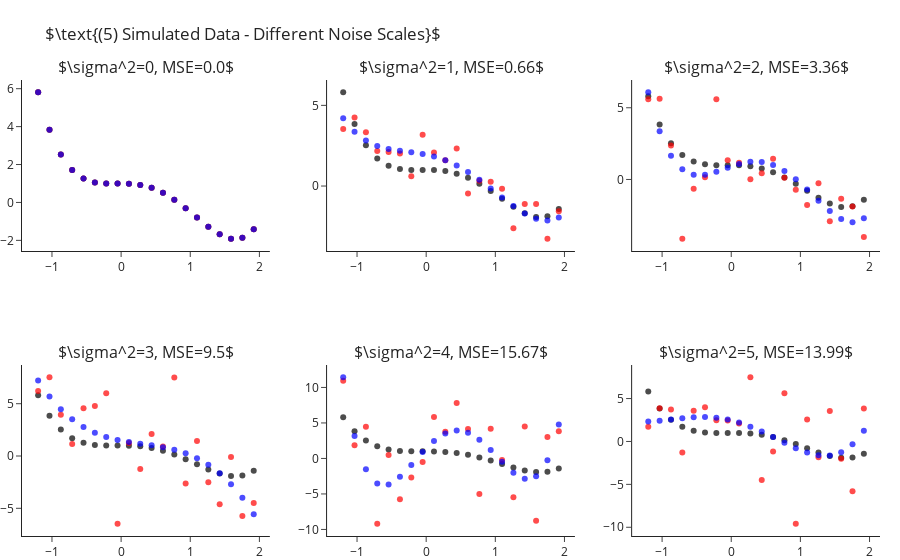

The code cell stored with this chart in its notebook:
### Markdown cell above
How is it that we are able to fit "better" models for $k$s larger than the true one? As we increase $k$ we enable the model
more "degrees of freedom" to try and adapt itself to the observed data. The higher $k$ the more the learner will "go after
the noise" and miss the real signal of the data. In other words, what we have just observed is what is known as **overfitting**.

Later in the course we will learn methods for detection and avoidance of overfitting.


## Fitting Polynomial Over Different Sample Noise Levels

Next, let us set $k=4$ (the true values) and study the outputted models when training over different noise levels. Though
we will only be changing the scale of the noise (i.e. the variance, $\sigma^2$), changing other properties such as its
distribution is interesting too. As we would expect, as we increase the scale of the noise our error increases. We can
observe this also in a visual manner, where the fitted polynomial (in blue) less and less resembles the actual model (in black).

### Code cell
scales = range(6)
fig = make_subplots(2, 3, subplot_titles=list(map(str, scales)))
for i, s in enumerate(scales):
    r,c = i//3+1, i%3+1
    
    y = y_ + np.random.normal(scale=s, size=len(y_))
    y_hat = make_pipeline(PolynomialFeatures(4), LinearRegression(fit_intercept=False)).fit(X, y).predict(X)

    fig.add_traces([go.Scatter(x=x, y=y_, mode="markers", name="Real Points",  marker=dict(color="black", opacity=.7), showlegend=False),
                    go.Scatter(x=x, y=y, mode="markers", name="Observed Points",  marker=dict(color="red", opacity=.7), showlegend=False),
                    go.Scatter(x=x, y=y_hat, mode="markers", name="Predicted Points",  marker=dict(color="blue", opacity=.7), showlegend=False)], rows=r, cols=c)
    fig["layout"]["annotations"][i]["text"] = rf"$\sigma^2={{0}}, MSE={{1}}$".format(s, round(np.mean((y-y_hat)**2), 2))

fig.update_layout(title=r"$\text{(5) Simulated Data - Different Noise Scales}$", margin=dict(t=80)).show()

### Figure 1 — Plotly figure (JSON) as saved in the notebook; plotly's stock layout.template omitted (floating-point values rounded to 4 significant figures)
{"data": [{"marker": {"color": "black", "opacity": 0.7}, "mode": "markers", "name": "Real Points", "showlegend": false, "x": [-1.2, -1.036, -0.8718, -0.7077, -0.5436, -0.3795, -0.2154, -0.05128, 0.1128, 0.2769, 0.441, 0.6051, 0.7692, 0.9333, 1.097, 1.262, 1.426, 1.59, 1.754, 1.918], "y": [5.81, 3.838, 2.523, 1.709, 1.261, 1.058, 0.9989, 0.999, 0.9909, 0.9251, 0.769, 0.5078, 0.1439, -0.3028, -0.7951, -1.278, -1.68, -1.912, -1.866, -1.418], "type": "scatter", "xaxis": "x", "yaxis": "y"}, {"marker": {"color": "red", "opacity": 0.7}, "mode": "markers", "name": "Observed Points", "showlegend": false, "x": [-1.2, -1.036, -0.8718, -0.7077, -0.5436, -0.3795, -0.2154, -0.05128, 0.1128, 0.2769, 0.441, 0.6051, 0.7692, 0.9333, 1.097, 1.262, 1.426, 1.59, 1.754, 1.918], "y": [5.81, 3.838, 2.523, 1.709, 1.261, 1.058, 0.9989, 0.999, 0.9909, 0.9251, 0.769, 0.5078, 0.1439, -0.3028, -0.7951, -1.278, -1.68, -1.912, -1.866, -1.418], "type": "scatter", "xaxis": "x", "yaxis": "y"}, {"marker": {"color": "blue", "opacity": 0.7}, "mode": "markers", "name": "Predicted Points", "showlegend": false, "x": [-1.2, -1.036, -0.8718, -0.7077, -0.5436, -0.3795, -0.2154, -0.05128, 0.1128, 0.2769, 0.441, 0.6051, 0.7692, 0.9333, 1.097, 1.262, 1.426, 1.59, 1.754, 1.918], "y": [5.81, 3.838, 2.523, 1.709, 1.261, 1.058, 0.9989, 0.999, 0.9909, 0.9251, 0.769, 0.5078, 0.1439, -0.3028, -0.7951, -1.278, -1.68, -1.912, -1.866, -1.418], "type": "scatter", "xaxis": "x", "yaxis": "y"}, {"marker": {"color": "black", "opacity": 0.7}, "mode": "markers", "name": "Real Points", "showlegend": false, "x": [-1.2, -1.036, -0.8718, -0.7077, -0.5436, -0.3795, -0.2154, -0.05128, 0.1128, 0.2769, 0.441, 0.6051, 0.7692, 0.9333, 1.097, 1.262, 1.426, 1.59, 1.754, 1.918], "y": [5.81, 3.838, 2.523, 1.709, 1.261, 1.058, 0.9989, 0.999, 0.9909, 0.9251, 0.769, 0.5078, 0.1439, -0.3028, -0.7951, -1.278, -1.68, -1.912, -1.866, -1.418], "type": "scatter", "xaxis": "x2", "yaxis": "y2"}, {"marker": {"color": "red", "opacity": 0.7}, "mode": "markers", "name": "Observed Points", "showlegend": false, "x": [-1.2, -1.036, -0.8718, -0.7077, -0.5436, -0.3795, -0.2154, -0.05128, 0.1128, 0.2769, 0.441, 0.6051, 0.7692, 0.9333, 1.097, 1.262, 1.426, 1.59, 1.754, 1.918], "y": [3.533, 4.244, 3.341, 2.168, 2.109, 2.017, 0.6117, 3.173, 2.082, 1.598, 2.328, -0.4634, 0.3255, 0.2714, -0.1618, -2.612, -1.12, -1.119, -3.263, -1.555], "type": "scatter", "xaxis": "x2", "yaxis": "y2"}, {"marker": {"color": "blue", "opacity": 0.7}, "mode": "markers", "name": "Predicted Points", "showlegend": false, "x": [-1.2, -1.036, -0.8718, -0.7077, -0.5436, -0.3795, -0.2154, -0.05128, 0.1128, 0.2769, 0.441, 0.6051, 0.7692, 0.9333, 1.097, 1.262, 1.426, 1.59, 1.754, 1.918], "y": [4.203, 3.359, 2.815, 2.488, 2.3, 2.189, 2.1, 1.991, 1.829, 1.594, 1.273, 0.8669, 0.3863, -0.1478, -0.7035, -1.238, -1.699, -2.022, -2.132, -1.944], "type": "scatter", "xaxis": "x2", "yaxis": "y2"}, {"marker": {"color": "black", "opacity": 0.7}, "mode": "markers", "name": "Real Points", "showlegend": false, "x": [-1.2, -1.036, -0.8718, -0.7077, -0.5436, -0.3795, -0.2154, -0.05128, 0.1128, 0.2769, 0.441, 0.6051, 0.7692, 0.9333, 1.097, 1.262, 1.426, 1.59, 1.754, 1.918], "y": [5.81, 3.838, 2.523, 1.709, 1.261, 1.058, 0.9989, 0.999, 0.9909, 0.9251, 0.769, 0.5078, 0.1439, -0.3028, -0.7951, -1.278, -1.68, -1.912, -1.866, -1.418], "type": "scatter", "xaxis": "x3", "yaxis": "y3"}, {"marker": {"color": "red", "opacity": 0.7}, "mode": "markers", "name": "Observed Points", "showlegend": false, "x": [-1.2, -1.036, -0.8718, -0.7077, -0.5436, -0.3795, -0.2154, -0.05128, 0.1128, 0.2769, 0.441, 0.6051, 0.7692, 0.9333, 1.097, 1.262, 1.426, 1.59, 1.754, 1.918], "y": [5.595, 5.632, 2.364, -4.131, -0.6506, 0.1566, 5.597, 1.338, 1.168, 0.02095, 0.4278, 1.444, 0.122, -0.7138, -1.784, -0.2619, -2.918, -1.354, -1.893, -4.009], "type": "scatter", "xaxis": "x3", "yaxis": "y3"}, {"marker": {"color": "blue", "opacity": 0.7}, "mode": "markers", "name": "Predicted Points", "showlegend": false, "x": [-1.2, -1.036, -0.8718, -0.7077, -0.5436, -0.3795, -0.2154, -0.05128, 0.1128, 0.2769, 0.441, 0.6051, 0.7692, 0.9333, 1.097, 1.262, 1.426, 1.59, 1.754, 1.918], "y": [6.078, 3.36, 1.651, 0.7125, 0.3336, 0.328, 0.5358, 0.8233, 1.083, 1.232, 1.216, 1.005, 0.5945, 0.007435, -0.708, -1.477, -2.2, -2.75, -2.975, -2.697], "type": "scatter", "xaxis": "x3", "yaxis": "y3"}, {"marker": {"color": "black", "opacity": 0.7}, "mode": "markers", "name": "Real Points", "showlegend": false, "x": [-1.2, -1.036, -0.8718, -0.7077, -0.5436, -0.3795, -0.2154, -0.05128, 0.1128, 0.2769, 0.441, 0.6051, 0.7692, 0.9333, 1.097, 1.262, 1.426, 1.59, 1.754, 1.918], "y": [5.81, 3.838, 2.523, 1.709, 1.261, 1.058, 0.9989, 0.999, 0.9909, 0.9251, 0.769, 0.5078, 0.1439, -0.3028, -0.7951, -1.278, -1.68, -1.912, -1.866, -1.418], "type": "scatter", "xaxis": "x4", "yaxis": "y4"}, {"marker": {"color": "red", "opacity": 0.7}, "mode": "markers", "name": "Observed Points", "showlegend": false, "x": [-1.2, -1.036, -0.8718, -0.7077, -0.5436, -0.3795, -0.2154, -0.05128, 0.1128, 0.2769, 0.441, 0.6051, 0.7692, 0.9333, 1.097, 1.262, 1.426, 1.59, 1.754, 1.918], "y": [6.214, 7.525, 3.946, 1.14, 4.566, 4.777, 5.998, -6.471, 1.254, -1.248, 2.107, 0.9041, 7.503, -2.638, 1.432, -2.518, -4.611, -0.08967, -5.734, -4.501], "type": "scatter", "xaxis": "x4", "yaxis": "y4"}, {"marker": {"color": "blue", "opacity": 0.7}, "mode": "markers", "name": "Predicted Points", "showlegend": false, "x": [-1.2, -1.036, -0.8718, -0.7077, -0.5436, -0.3795, -0.2154, -0.05128, 0.1128, 0.2769, 0.441, 0.6051, 0.7692, 0.9333, 1.097, 1.262, 1.426, 1.59, 1.754, 1.918], "y": [7.219, 5.692, 4.468, 3.507, 2.77, 2.222, 1.825, 1.542, 1.337, 1.175, 1.021, 0.8403, 0.5983, 0.2616, -0.2029, -0.8279, -1.646, -2.688, -3.987, -5.572], "type": "scatter", "xaxis": "x4", "yaxis": "y4"}, {"marker": {"color": "black", "opacity": 0.7}, "mode": "markers", "name": "Real Points", "showlegend": false, "x": [-1.2, -1.036, -0.8718, -0.7077, -0.5436, -0.3795, -0.2154, -0.05128, 0.1128, 0.2769, 0.441, 0.6051, 0.7692, 0.9333, 1.097, 1.262, 1.426, 1.59, 1.754, 1.918], "y": [5.81, 3.838, 2.523, 1.709, 1.261, 1.058, 0.9989, 0.999, 0.9909, 0.9251, 0.769, 0.5078, 0.1439, -0.3028, -0.7951, -1.278, -1.68, -1.912, -1.866, -1.418], "type": "scatter", "xaxis": "x5", "yaxis": "y5"}, {"marker": {"color": "red", "opacity": 0.7}, "mode": "markers", "name": "Observed Points", "showlegend": false, "x": [-1.2, -1.036, -0.8718, -0.7077, -0.5436, -0.3795, -0.2154, -0.05128, 0.1128, 0.2769, 0.441, 0.6051, 0.7692, 0.9333, 1.097, 1.262, 1.426, 1.59, 1.754, 1.918], "y": [10.93, 1.85, 4.456, -9.19, 0.4931, -5.73, -2.696, -0.5169, 5.852, 3.774, 7.793, 4.159, -4.995, 4.183, -0.2099, -5.467, 4.514, -8.757, 3.031, 3.829], "type": "scatter", "xaxis": "x5", "yaxis": "y5"}, {"marker": {"color": "blue", "opacity": 0.7}, "mode": "markers", "name": "Predicted Points", "showlegend": false, "x": [-1.2, -1.036, -0.8718, -0.7077, -0.5436, -0.3795, -0.2154, -0.05128, 0.1128, 0.2769, 0.441, 0.6051, 0.7692, 0.9333, 1.097, 1.262, 1.426, 1.59, 1.754, 1.918], "y": [11.43, 3.16, -1.526, -3.531, -3.654, -2.586, -0.9108, 0.8949, 2.46, 3.522, 3.923, 3.613, 2.649, 1.194, -0.4804, -1.998, -2.876, -2.522, -0.2388, 4.777], "type": "scatter", "xaxis": "x5", "yaxis": "y5"}, {"marker": {"color": "black", "opacity": 0.7}, "mode": "markers", "name": "Real Points", "showlegend": false, "x": [-1.2, -1.036, -0.8718, -0.7077, -0.5436, -0.3795, -0.2154, -0.05128, 0.1128, 0.2769, 0.441, 0.6051, 0.7692, 0.9333, 1.097, 1.262, 1.426, 1.59, 1.754, 1.918], "y": [5.81, 3.838, 2.523, 1.709, 1.261, 1.058, 0.9989, 0.999, 0.9909, 0.9251, 0.769, 0.5078, 0.1439, -0.3028, -0.7951, -1.278, -1.68, -1.912, -1.866, -1.418], "type": "scatter", "xaxis": "x6", "yaxis": "y6"}, {"marker": {"color": "red", "opacity": 0.7}, "mode": "markers", "name": "Observed Points", "showlegend": false, "x": [-1.2, -1.036, -0.8718, -0.7077, -0.5436, -0.3795, -0.2154, -0.05128, 0.1128, 0.2769, 0.441, 0.6051, 0.7692, 0.9333, 1.097, 1.262, 1.426, 1.59, 1.754, 1.918], "y": [1.705, 3.875, 3.738, -1.292, 3.589, 3.996, 2.483, 2.442, 2.086, 7.476, -4.497, -1.173, 5.615, -9.584, 2.56, -1.844, 3.557, -2.023, -5.811, 3.851], "type": "scatter", "xaxis": "x6", "yaxis": "y6"}, {"marker": {"color": "blue", "opacity": 0.7}, "mode": "markers", "name": "Predicted Points", "showlegend": false, "x": [-1.2, -1.036, -0.8718, -0.7077, -0.5436, -0.3795, -0.2154, -0.05128, 0.1128, 0.2769, 0.441, 0.6051, 0.7692, 0.9333, 1.097, 1.262, 1.426, 1.59, 1.754, 1.918], "y": [2.339, 2.404, 2.547, 2.703, 2.816, 2.845, 2.76, 2.546, 2.198, 1.726, 1.152, 0.5097, -0.1535, -0.7778, -1.291, -1.607, -1.629, -1.245, -0.3335, 1.243], "type": "scatter", "xaxis": "x6", "yaxis": "y6"}], "layout": {"xaxis": {"anchor": "y", "domain": [0.0, 0.2889]}, "yaxis": {"anchor": "x", "domain": [0.625, 1.0]}, "xaxis2": {"anchor": "y2", "domain": [0.3556, 0.6444]}, "yaxis2": {"anchor": "x2", "domain": [0.625, 1.0]}, "xaxis3": {"anchor": "y3", "domain": [0.7111, 1.0]}, "yaxis3": {"anchor": "x3", "domain": [0.625, 1.0]}, "xaxis4": {"anchor": "y4", "domain": [0.0, 0.2889]}, "yaxis4": {"anchor": "x4", "domain": [0.0, 0.375]}, "xaxis5": {"anchor": "y5", "domain": [0.3556, 0.6444]}, "yaxis5": {"anchor": "x5", "domain": [0.0, 0.375]}, "xaxis6": {"anchor": "y6", "domain": [0.7111, 1.0]}, "yaxis6": {"anchor": "x6", "domain": [0.0, 0.375]}, "annotations": [{"font": {"size": 16}, "showarrow": false, "text": "$\\sigma^2=0, MSE=0.0$", "x": 0.1444, "xanchor": "center", "xref": "paper", "y": 1.0, "yanchor": "bottom", "yref": "paper"}, {"font": {"size": 16}, "showarrow": false, "text": "$\\sigma^2=1, MSE=0.66$", "x": 0.5, "xanchor": "center", "xref": "paper", "y": 1.0, "yanchor": "bottom", "yref": "paper"}, {"font": {"size": 16}, "showarrow": false, "text": "$\\sigma^2=2, MSE=3.36$", "x": 0.8556, "xanchor": "center", "xref": "paper", "y": 1.0, "yanchor": "bottom", "yref": "paper"}, {"font": {"size": 16}, "showarrow": false, "text": "$\\sigma^2=3, MSE=9.5$", "x": 0.1444, "xanchor": "center", "xref": "paper", "y": 0.375, "yanchor": "bottom", "yref": "paper"}, {"font": {"size": 16}, "showarrow": false, "text": "$\\sigma^2=4, MSE=15.67$", "x": 0.5, "xanchor": "center", "xref": "paper", "y": 0.375, "yanchor": "bottom", "yref": "paper"}, {"font": {"size": 16}, "showarrow": false, "text": "$\\sigma^2=5, MSE=13.99$", "x": 0.8556, "xanchor": "center", "xref": "paper", "y": 0.375, "yanchor": "bottom", "yref": "paper"}], "margin": {"t": 80}, "title": {"text": "$\\text{(5) Simulated Data - Different Noise Scales}$"}}}
